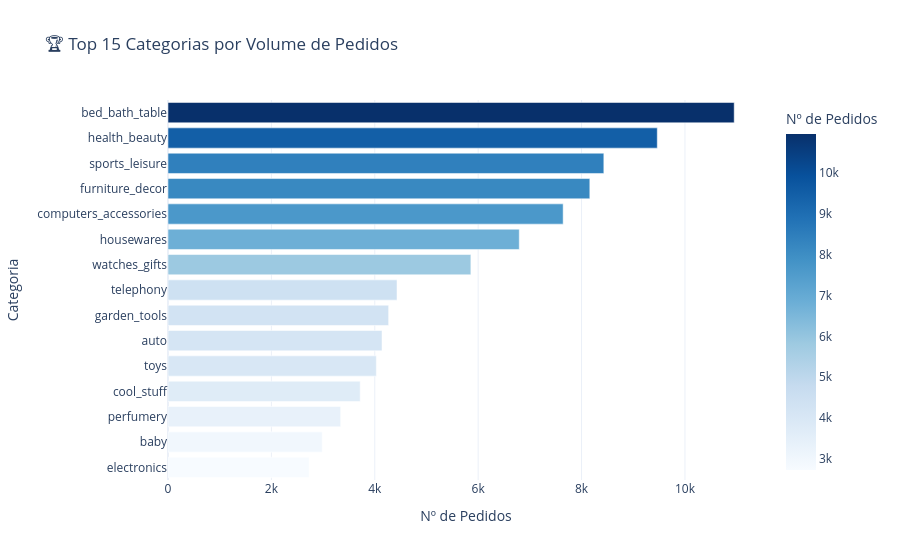

The notebook cell saved with this chart:
### Markdown cell above
## 8. Top Categorias por Volume de Pedidos

### Code cell
# Unindo itens + produtos + tradução de categorias
itens_com_categoria = itens_pedido.merge(
    produtos[['product_id', 'product_category_name']], on='product_id', how='left'
)
itens_com_categoria = itens_com_categoria.merge(traducao_categ, on='product_category_name', how='left')

# Somente pedidos entregues
itens_entregues = itens_com_categoria[itens_com_categoria['order_id'].isin(df['order_id'])]

top_categorias = (
    itens_entregues.groupby('product_category_name_english')
    .agg(total_pedidos=('order_id', 'count'))
    .sort_values('total_pedidos', ascending=False)
    .head(15)
    .reset_index()
)

fig = px.bar(
    top_categorias.sort_values('total_pedidos'),
    x='total_pedidos',
    y='product_category_name_english',
    orientation='h',
    title='🏆 Top 15 Categorias por Volume de Pedidos',
    labels={'total_pedidos': 'Nº de Pedidos', 'product_category_name_english': 'Categoria'},
    color='total_pedidos',
    color_continuous_scale='Blues'
)
fig.update_layout(template='plotly_white', showlegend=False)
fig.show()

### Figure 1 — Plotly figure (JSON) as saved in the notebook; plotly's stock layout.template omitted (floating-point values rounded to 4 significant figures)
{"data": [{"hovertemplate": "Nº de Pedidos=%{marker.color}<br>Categoria=%{y}<extra></extra>", "legendgroup": "", "marker": {"color": [2729, 2982, 3340, 3718, 4030, 4140, 4268, 4430, 5859, 6795, 7644, 8160, 8431, 9465, 10953], "coloraxis": "coloraxis", "pattern": {"shape": ""}}, "name": "", "orientation": "h", "showlegend": false, "textposition": "auto", "type": "bar", "x": [2729, 2982, 3340, 3718, 4030, 4140, 4268, 4430, 5859, 6795, 7644, 8160, 8431, 9465, 10953], "xaxis": "x", "y": ["electronics", "baby", "perfumery", "cool_stuff", "toys", "auto", "garden_tools", "telephony", "watches_gifts", "housewares", "computers_accessories", "furniture_decor", "sports_leisure", "health_beauty", "bed_bath_table"], "yaxis": "y"}], "layout": {"barmode": "relative", "coloraxis": {"colorbar": {"title": {"text": "Nº de Pedidos"}}, "colorscale": [[0, "rgb(247,251,255)"], [0.125, "rgb(222,235,247)"], [0.25, "rgb(198,219,239)"], [0.375, "rgb(158,202,225)"], [0.5, "rgb(107,174,214)"], [0.625, "rgb(66,146,198)"], [0.75, "rgb(33,113,181)"], [0.875, "rgb(8,81,156)"], [1, "rgb(8,48,107)"]]}, "legend": {"tracegroupgap": 0}, "showlegend": false, "title": {"text": "🏆 Top 15 Categorias por Volume de Pedidos"}, "xaxis": {"anchor": "y", "domain": [0, 1], "title": {"text": "Nº de Pedidos"}}, "yaxis": {"anchor": "x", "domain": [0, 1], "title": {"text": "Categoria"}}}}
